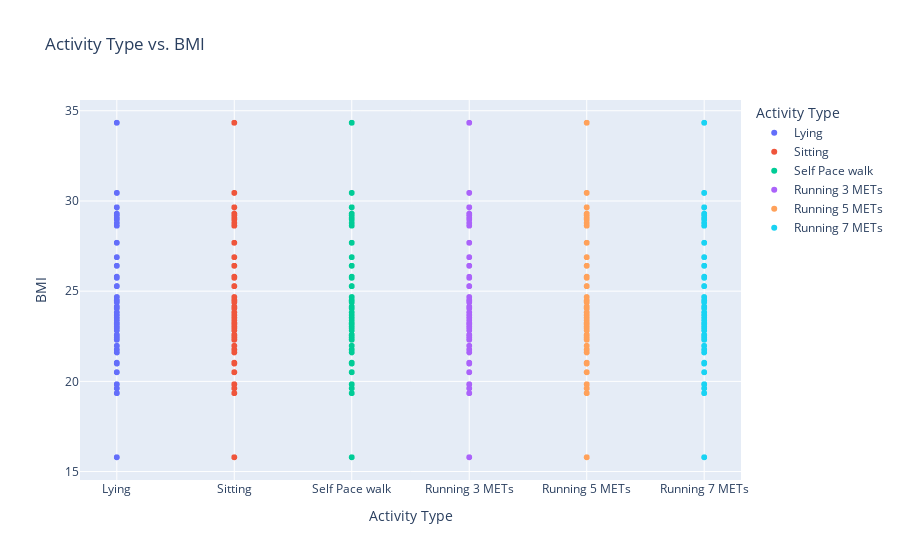

The cell this chart's notebook holds for it:
### Markdown cell above
## Interactive Graphs

### Code cell
fig = px.scatter(first, x='activity', y='bmi', color='activity',
                 labels={'activity': 'Activity Type', 'bmi': 'BMI'},
                 title='Activity Type vs. BMI',
                 hover_name='activity')

# interactive plot
fig.show()

### Figure 1 — Plotly figure (JSON) as saved in the notebook; plotly's stock layout.template omitted (floating-point values rounded to 4 significant figures; data arrays with more than 128 entries replaced by an {"elided": "..."} marker saying what was removed)
{"data": [{"hovertemplate": "<b>%{hovertext}</b><br><br>Activity Type=%{x}<br>BMI=%{y}<extra></extra>", "hovertext": {"elided": "1379 str values"}, "legendgroup": "Lying", "marker": {"color": "#636efa", "symbol": "circle"}, "mode": "markers", "name": "Lying", "showlegend": true, "type": "scattergl", "x": {"elided": "1379 str values"}, "xaxis": "x", "y": {"elided": "1379 float values"}, "yaxis": "y"}, {"hovertemplate": "<b>%{hovertext}</b><br><br>Activity Type=%{x}<br>BMI=%{y}<extra></extra>", "hovertext": {"elided": "930 str values"}, "legendgroup": "Sitting", "marker": {"color": "#EF553B", "symbol": "circle"}, "mode": "markers", "name": "Sitting", "showlegend": true, "type": "scattergl", "x": {"elided": "930 str values"}, "xaxis": "x", "y": {"elided": "930 float values"}, "yaxis": "y"}, {"hovertemplate": "<b>%{hovertext}</b><br><br>Activity Type=%{x}<br>BMI=%{y}<extra></extra>", "hovertext": {"elided": "889 str values"}, "legendgroup": "Self Pace walk", "marker": {"color": "#00cc96", "symbol": "circle"}, "mode": "markers", "name": "Self Pace walk", "showlegend": true, "type": "scattergl", "x": {"elided": "889 str values"}, "xaxis": "x", "y": {"elided": "889 float values"}, "yaxis": "y"}, {"hovertemplate": "<b>%{hovertext}</b><br><br>Activity Type=%{x}<br>BMI=%{y}<extra></extra>", "hovertext": {"elided": "950 str values"}, "legendgroup": "Running 3 METs", "marker": {"color": "#ab63fa", "symbol": "circle"}, "mode": "markers", "name": "Running 3 METs", "showlegend": true, "type": "scattergl", "x": {"elided": "950 str values"}, "xaxis": "x", "y": {"elided": "950 float values"}, "yaxis": "y"}, {"hovertemplate": "<b>%{hovertext}</b><br><br>Activity Type=%{x}<br>BMI=%{y}<extra></extra>", "hovertext": {"elided": "1002 str values"}, "legendgroup": "Running 5 METs", "marker": {"color": "#FFA15A", "symbol": "circle"}, "mode": "markers", "name": "Running 5 METs", "showlegend": true, "type": "scattergl", "x": {"elided": "1002 str values"}, "xaxis": "x", "y": {"elided": "1002 float values"}, "yaxis": "y"}, {"hovertemplate": "<b>%{hovertext}</b><br><br>Activity Type=%{x}<br>BMI=%{y}<extra></extra>", "hovertext": {"elided": "1114 str values"}, "legendgroup": "Running 7 METs", "marker": {"color": "#19d3f3", "symbol": "circle"}, "mode": "markers", "name": "Running 7 METs", "showlegend": true, "type": "scattergl", "x": {"elided": "1114 str values"}, "xaxis": "x", "y": {"elided": "1114 float values"}, "yaxis": "y"}], "layout": {"autosize": true, "legend": {"title": {"text": "Activity Type"}, "tracegroupgap": 0}, "title": {"text": "Activity Type vs. BMI"}, "xaxis": {"anchor": "y", "autorange": true, "categoryarray": ["Lying", "Sitting", "Self Pace walk", "Running 3 METs", "Running 5 METs", "Running 7 METs"], "categoryorder": "array", "domain": [0, 1], "range": [-0.2966, 5.297], "title": {"text": "Activity Type"}, "type": "category"}, "yaxis": {"anchor": "x", "autorange": true, "domain": [0, 1], "range": [14.26, 35.87], "title": {"text": "BMI"}, "type": "linear"}}}
